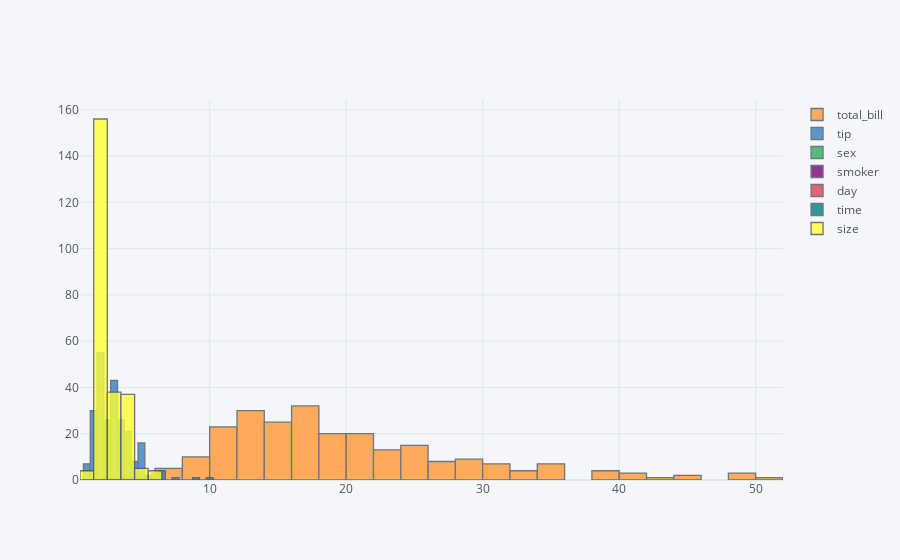

Write notebook code for a chart like this one.
### Code cell
df.iplot(kind = "hist")

### Figure 1 — Plotly figure (JSON) as saved in the notebook; plotly's stock layout.template omitted (floating-point values rounded to 4 significant figures; data arrays with more than 128 entries replaced by an {"elided": "..."} marker saying what was removed)
{"data": [{"histfunc": "count", "histnorm": "", "marker": {"color": "rgba(255, 153, 51, 1.0)", "line": {"color": "#4D5663", "width": 1.3}}, "name": "total_bill", "opacity": 0.8, "orientation": "v", "type": "histogram", "x": {"elided": "244 float values"}}, {"histfunc": "count", "histnorm": "", "marker": {"color": "rgba(55, 128, 191, 1.0)", "line": {"color": "#4D5663", "width": 1.3}}, "name": "tip", "opacity": 0.8, "orientation": "v", "type": "histogram", "x": {"elided": "244 float values"}}, {"histfunc": "count", "histnorm": "", "marker": {"color": "rgba(50, 171, 96, 1.0)", "line": {"color": "#4D5663", "width": 1.3}}, "name": "sex", "opacity": 0.8, "orientation": "v", "type": "histogram", "x": {"elided": "244 str values"}}, {"histfunc": "count", "histnorm": "", "marker": {"color": "rgba(128, 0, 128, 1.0)", "line": {"color": "#4D5663", "width": 1.3}}, "name": "smoker", "opacity": 0.8, "orientation": "v", "type": "histogram", "x": {"elided": "244 str values"}}, {"histfunc": "count", "histnorm": "", "marker": {"color": "rgba(219, 64, 82, 1.0)", "line": {"color": "#4D5663", "width": 1.3}}, "name": "day", "opacity": 0.8, "orientation": "v", "type": "histogram", "x": {"elided": "244 str values"}}, {"histfunc": "count", "histnorm": "", "marker": {"color": "rgba(0, 128, 128, 1.0)", "line": {"color": "#4D5663", "width": 1.3}}, "name": "time", "opacity": 0.8, "orientation": "v", "type": "histogram", "x": {"elided": "244 str values"}}, {"histfunc": "count", "histnorm": "", "marker": {"color": "rgba(255, 255, 51, 1.0)", "line": {"color": "#4D5663", "width": 1.3}}, "name": "size", "opacity": 0.8, "orientation": "v", "type": "histogram", "x": {"elided": "244 int values"}}], "layout": {"barmode": "overlay", "legend": {"bgcolor": "#F5F6F9", "font": {"color": "#4D5663"}}, "paper_bgcolor": "#F5F6F9", "plot_bgcolor": "#F5F6F9", "title": {"font": {"color": "#4D5663"}}, "xaxis": {"gridcolor": "#E1E5ED", "showgrid": true, "tickfont": {"color": "#4D5663"}, "title": {"font": {"color": "#4D5663"}, "text": ""}, "zerolinecolor": "#E1E5ED"}, "yaxis": {"gridcolor": "#E1E5ED", "showgrid": true, "tickfont": {"color": "#4D5663"}, "title": {"font": {"color": "#4D5663"}, "text": ""}, "zerolinecolor": "#E1E5ED"}}}
